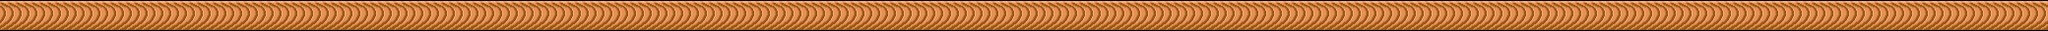

Rendered tile map (Tiled .tmx) drawn with the repository's tilesets; below, a short description and the full map source, tile grids included:
An orthogonal 130x2 tile map with 16x16 px tiles, 1 tile layer (圖塊層 1).

<map version="1.10" tiledversion="1.10.2" orientation="orthogonal" renderorder="right-down" width="130" height="2" tilewidth="16" tileheight="16" infinite="0" nextlayerid="2" nextobjectid="1">
 <tileset firstgid="1" name="tileset" tilewidth="16" tileheight="16" tilecount="1204" columns="43">
  <image source="../effects_UI_tiles/tileset.png" width="688" height="450" />
 </tileset>
 <layer id="1" name="圖塊層 1" width="130" height="2">
  <data encoding="csv">
297,297,297,297,297,297,297,297,297,297,297,297,297,297,297,297,297,297,297,297,297,297,297,297,297,297,297,297,297,297,297,297,297,297,297,297,297,297,297,297,297,297,297,297,297,297,297,297,297,297,297,297,297,297,297,297,297,297,297,297,297,297,297,297,297,297,297,297,297,297,297,297,297,297,297,297,297,297,297,297,297,297,297,297,297,297,297,297,297,297,297,297,297,297,297,297,297,297,297,297,297,297,297,297,297,297,297,297,297,297,297,297,297,297,297,297,297,297,297,297,297,297,297,297,297,297,297,297,297,297,
340,340,340,340,340,340,340,340,340,340,340,340,340,340,340,340,340,340,340,340,340,340,340,340,340,340,340,340,340,340,340,340,340,340,340,340,340,340,340,340,340,340,340,340,340,340,340,340,340,340,340,340,340,340,340,340,340,340,340,340,340,340,340,340,340,340,340,340,340,340,340,340,340,340,340,340,340,340,340,340,340,340,340,340,340,340,340,340,340,340,340,340,340,340,340,340,340,340,340,340,340,340,340,340,340,340,340,340,340,340,340,340,340,340,340,340,340,340,340,340,340,340,340,340,340,340,340,340,340,340
</data>
 </layer>
</map>
